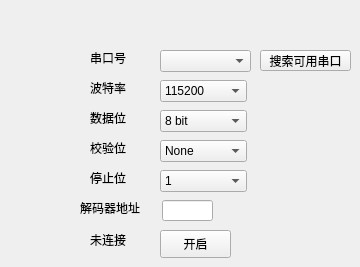
    <widget class="QWidget" name="tab_1">
     <attribute name="title">
      <string>串口设置</string>
     </attribute>
     <widget class="QLabel" name="label_8">
      <property name="geometry">
       <rect>
        <x>90</x>
        <y>50</y>
        <width>72</width>
        <height>15</height>
       </rect>
      </property>
      <property name="text">
       <string>串口号</string>
      </property>
     </widget>
     <widget class="QLabel" name="label_status">
      <property name="geometry">
       <rect>
        <x>90</x>
        <y>230</y>
        <width>51</width>
        <height>20</height>
       </rect>
      </property>
      <property name="text">
       <string>未连接</string>
      </property>
     </widget>
     <widget class="QLineEdit" name="lineEdit_address">
      <property name="geometry">
       <rect>
        <x>162</x>
        <y>200</y>
        <width>51</width>
        <height>21</height>
       </rect>
      </property>
     </widget>
     <widget class="QPushButton" name="btn_findport">
      <property name="geometry">
       <rect>
        <x>260</x>
        <y>50</y>
        <width>91</width>
        <height>21</height>
       </rect>
      </property>
      <property name="text">
       <string>搜索可用串口</string>
      </property>
     </widget>
     <widget class="QLabel" name="label_10">
      <property name="geometry">
       <rect>
        <x>90</x>
        <y>110</y>
        <width>72</width>
        <height>15</height>
       </rect>
      </property>
      <property name="text">
       <string>数据位</string>
      </property>
     </widget>
     <widget class="QLabel" name="label_9">
      <property name="geometry">
       <rect>
        <x>90</x>
        <y>80</y>
        <width>72</width>
        <height>15</height>
       </rect>
      </property>
      <property name="text">
       <string>波特率</string>
      </property>
     </widget>
     <widget class="QComboBox" name="cmb_stop">
      <property name="geometry">
       <rect>
        <x>160</x>
        <y>170</y>
        <width>87</width>
        <height>22</height>
       </rect>
      </property>
      <item>
       <property name="text">
        <string>1</string>
       </property>
      </item>
      <item>
       <property name="text">
        <string>1.5</string>
       </property>
      </item>
      <item>
       <property name="text">
        <string>2</string>
       </property>
      </item>
     </widget>
     <widget class="QPushButton" name="btn_portstatus">
      <property name="geometry">
       <rect>
        <x>160</x>
        <y>230</y>
        <width>71</width>
        <height>28</height>
       </rect>
      </property>
      <property name="text">
       <string>开启</string>
      </property>
     </widget>
     <widget class="QLabel" name="label_11">
      <property name="geometry">
       <rect>
        <x>90</x>
        <y>140</y>
        <width>72</width>
        <height>15</height>
       </rect>
      </property>
      <property name="text">
       <string>校验位</string>
      </property>
     </widget>
     <widget class="QComboBox" name="baudrate">
      <property name="geometry">
       <rect>
        <x>160</x>
        <y>80</y>
        <width>87</width>
        <height>22</height>
       </rect>
      </property>
      <item>
       <property name="text">
        <string>115200</string>
       </property>
      </item>
      <item>
       <property name="text">
        <string>38400</string>
       </property>
      </item>
      <item>
       <property name="text">
        <string>19200</string>
       </property>
      </item>
      <item>
       <property name="text">
        <string>9600</string>
       </property>
      </item>
      <item>
       <property name="text">
        <string>4800</string>
       </property>
      </item>
      <item>
       <property name="text">
        <string>2400</string>
       </property>
      </item>
      <item>
       <property name="text">
        <string>1200</string>
       </property>
      </item>
     </widget>
     <widget class="QComboBox" name="cmb_data">
      <property name="geometry">
       <rect>
        <x>160</x>
        <y>110</y>
        <width>87</width>
        <height>22</height>
       </rect>
      </property>
      <item>
       <property name="text">
        <string>8 bit</string>
       </property>
      </item>
      <item>
       <property name="text">
        <string>7 bit</string>
       </property>
      </item>
      <item>
       <property name="text">
        <string>6 bit</string>
       </property>
      </item>
      <item>
       <property name="text">
        <string>5 bit</string>
       </property>
      </item>
     </widget>
     <widget class="QComboBox" name="btn_okport">
      <property name="geometry">
       <rect>
        <x>160</x>
        <y>50</y>
        <width>91</width>
        <height>22</height>
       </rect>
      </property>
     </widget>
     <widget class="QLabel" name="label_13">
      <property name="geometry">
       <rect>
        <x>80</x>
        <y>200</y>
        <width>81</width>
        <height>16</height>
       </rect>
      </property>
      <property name="text">
       <string>解码器地址</string>
      </property>
     </widget>
     <widget class="QLabel" name="label_12">
      <property name="geometry">
       <rect>
        <x>90</x>
        <y>170</y>
        <width>72</width>
        <height>15</height>
       </rect>
      </property>
      <property name="text">
       <string>停止位</string>
      </property>
     </widget>
     <widget class="QComboBox" name="cmb_check">
      <property name="geometry">
       <rect>
        <x>160</x>
        <y>140</y>
        <width>87</width>
        <height>22</height>
       </rect>
      </property>
      <item>
       <property name="text">
        <string>None</string>
       </property>
      </item>
      <item>
       <property name="text">
        <string>Even</string>
       </property>
      </item>
      <item>
       <property name="text">
        <string>Mark</string>
       </property>
      </item>
      <item>
       <property name="text">
        <string>Odd</string>
       </property>
      </item>
      <item>
       <property name="text">
        <string>Space</string>
       </property>
      </item>
     </widget>
    </widget>
